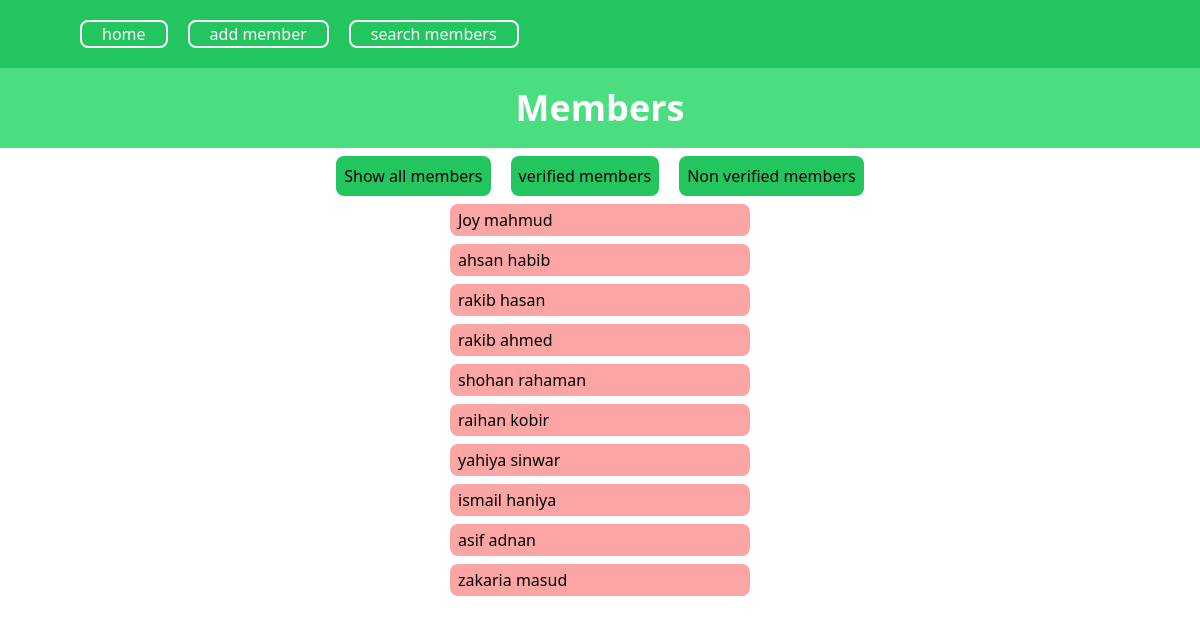
The app's page /member/home/ with its own data.
### member/models.py (models this page shows)
class Member(models.Model):
    firstname=models.CharField(max_length=100)
    lastname=models.CharField(max_length=100)
    verified=models.BooleanField(default=0)

### member/views.py (the view)
# urls.py: 2. Add a URL to urlpatterns:  path('', views.home, name='home')
@require_http_methods(["GET","POST","DELETE","PUT"]) #it controls which type of request can we perform for this view
def home(request):
    mymembers=Member.objects.all().values()
    context={
        'mymembers':mymembers
    }
    return render(request,'member_home.html',context)

### member/templates/member_home.html (shortened to what this page needs)
{% extends "layout.html" %}
{% block content %}
<h1  class="text-center bg-green-400 text-white text-4xl font-semibold py-5">Members</h1>
<div>
    <div class="p-2 flex gap-5 justify-center">
        <button onclick="viewMembers()" class="p-2 rounded-lg bg-green-500">Show all members</button>
        <button onclick="viewMembers(1)" class="p-2 rounded-lg bg-green-500">verified members</button>
        <button onclick="viewMembers(0)" class="p-2 rounded-lg bg-green-500">Non verified members</button>
    </div>
    <div class="flex justify-center w-full">
        <ul class="w-1/4" id="mainMemberList">
            {% for member in mymembers %}
                <li class="py-1 mb-2 px-2 bg-red-300 rounded-lg w-full">
                    <a href="http://127.0.0.1:8000/member/memberDetails/{{member.id}}">{{member.firstname}} {{member.lastname}}</a>
                </li>
             {% endfor %}
        </ul>
    </div>
</div>
{% endblock content %}

### records on screen
Member: firstname "Joy", lastname "mahmud"
Member: firstname "ahsan", lastname "habib"
Member: firstname "rakib", lastname "hasan"
Member: firstname "rakib", lastname "ahmed"
Member: firstname "shohan", lastname "rahaman"
Member: firstname "raihan", lastname "kobir"
Member: firstname "yahiya", lastname "sinwar"
Member: firstname "ismail", lastname "haniya"
Member: firstname "asif", lastname "adnan"
Member: firstname "zakaria", lastname "masud"
